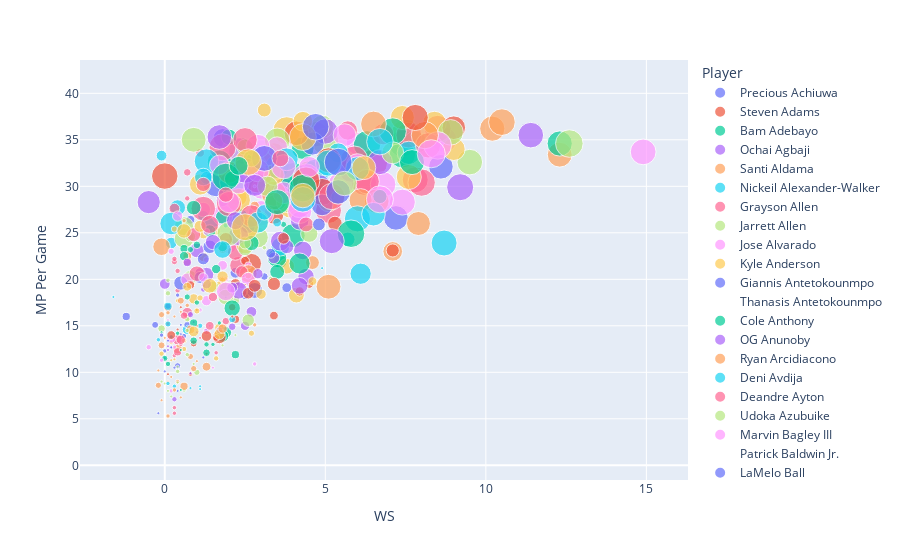

Notebook code for this chart:
### Markdown cell above
## Certain Players Deserve More/Less Minutes

### Code cell
# Minutes Per Game vs. Win Shares
plot1 = px.scatter(
    nba_2022_data,
    x="WS",
    y="MP Per Game",
    size="GS",
    color=nba_2022_data.index
)

plot1.show()
